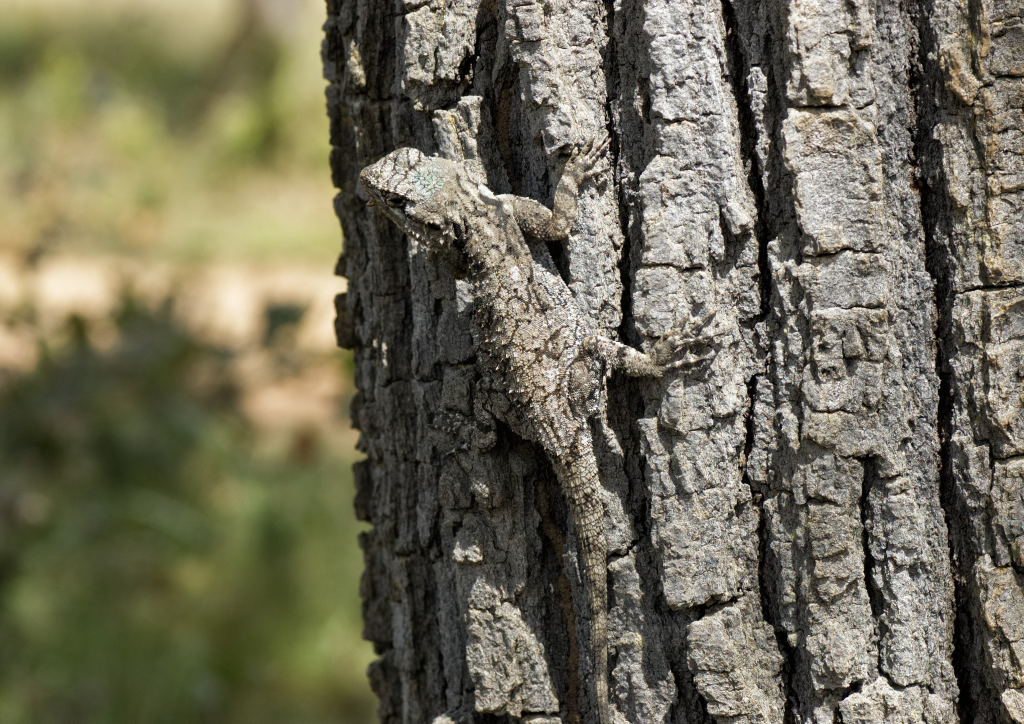
#> input picture data/q4/Q4_Image_1.jpg, 2048 x 1448 px (shown at 1/2 size)
$ python -i solve.py   (imports and definitions only)   (older library calls are emulated)
#> lines starting #> are read from the running program, lines starting #| are printed output that depends on the picture
#> further down, picture is the input picture: shape (1448, 2048, 3); mean B, G, R 88, 107.6, 111.4
import json
import time
from pathlib import Path
from typing import Any as Q4Any
from typing import cast

import cv2
import matplotlib.pyplot as plt
import numpy as np
from scipy import ndimage as ndi
from skimage.feature import local_binary_pattern
from skimage.segmentation import slic

q4_started = time.perf_counter()

DATA = Path("data/q4")
OUT = Path("outputs/q4")
# [1 line not run here, left out]
WORK_SIZE = 1400
BG_PADDING = 1.5
PRIOR_THR = 0.55
RETINEX_SIGMA = 40


def texture_color_features(img):
    lab = cv2.cvtColor(img, cv2.COLOR_BGR2LAB).astype(np.float32) / 255
    gray = cv2.cvtColor(img, cv2.COLOR_BGR2GRAY).astype(np.float32) / 255
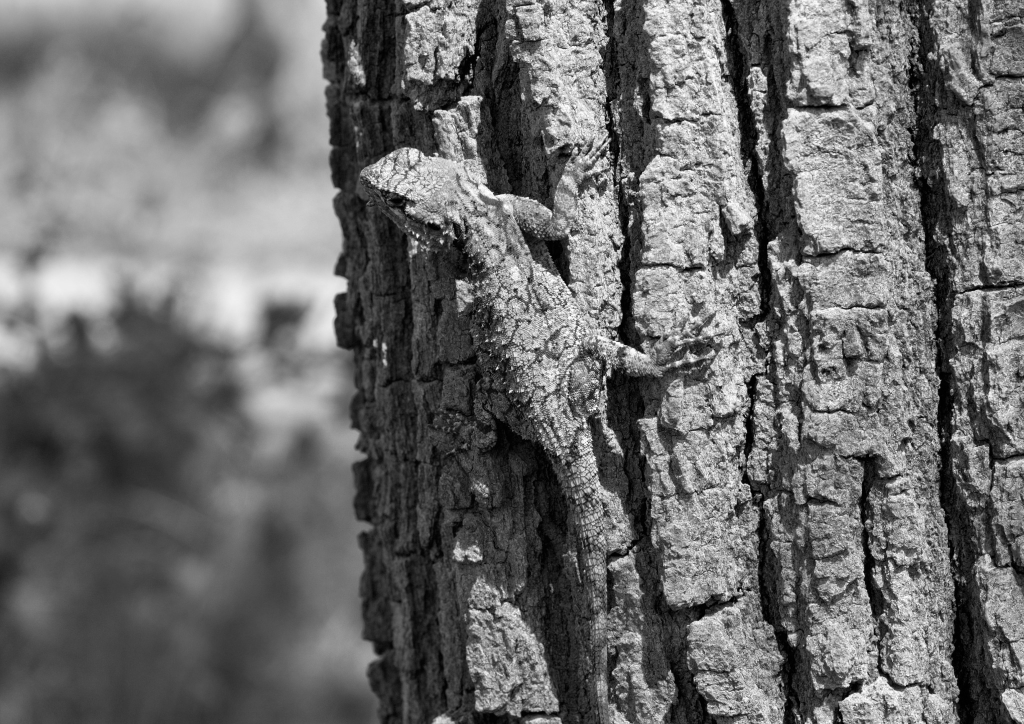
#> gray: shape (1448, 2048) float32 (shown at 1/2 size); min 0, max 1, mean 0.418
    chans = [lab[..., i] for i in range(3)]
#> chans = 3 items
    for ksize, sigma in [(15, 3), (31, 6)]:
        for theta in np.arange(4) * np.pi / 4:
            kern = cv2.getGaborKernel((ksize, ksize), sigma, theta, sigma * 2, 0.5, 0)
            kern -= kern.mean()
            resp = np.abs(cv2.filter2D(gray, cv2.CV_32F, kern))
            chans.append(cv2.GaussianBlur(resp, (0, 0), sigma))
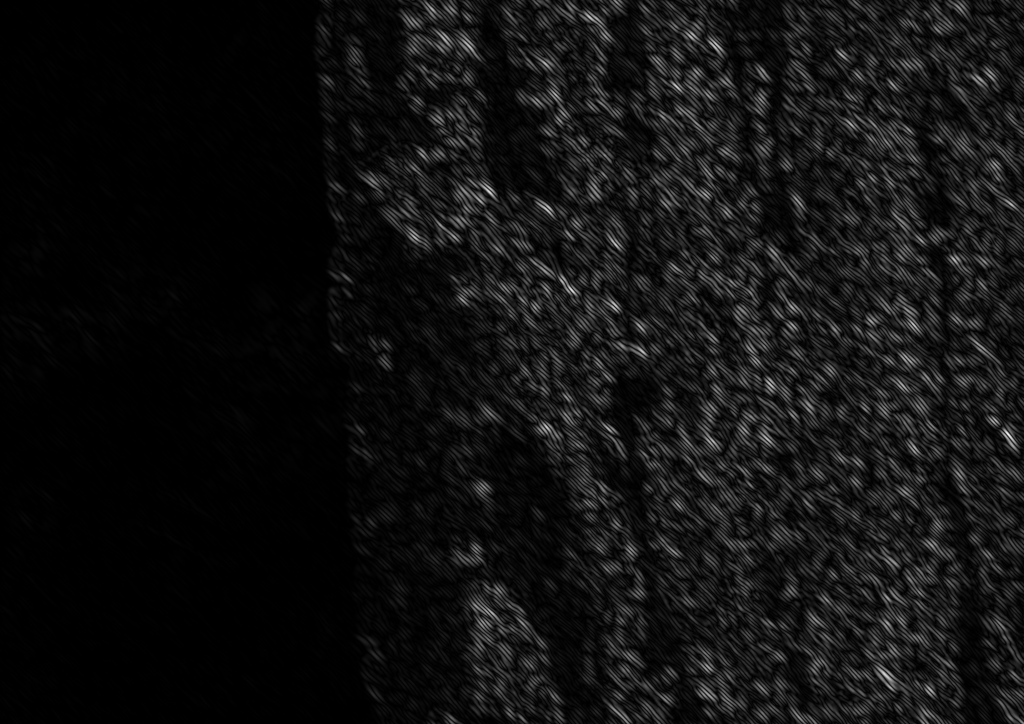
#> resp: shape (1448, 2048) float32 (shown at 1/2 size); min 5.91e-07, max 35.71, mean 2.5; drawn with min black and max white
#> after the loop, chans = 11 items
    lbp = local_binary_pattern((gray * 255).astype(np.uint8), 8, 1.5, "uniform")
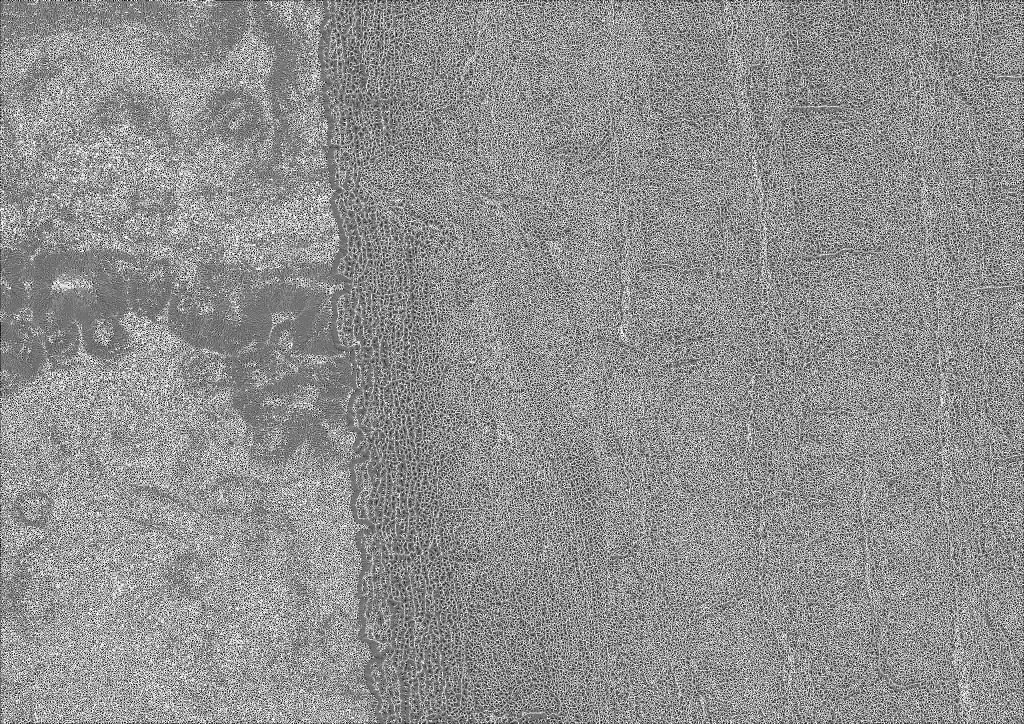
#> lbp: shape (1448, 2048) float64 (shown at 1/2 size); min 0, max 9, mean 5.09; drawn with min black and max white
    return np.stack(chans, -1), lbp


def superpixel_descriptors(img, n_segments=2500):
    feats, lbp = texture_color_features(img)
    sp = slic(
        cv2.cvtColor(img, cv2.COLOR_BGR2RGB),
        n_segments=n_segments,
        compactness=10,
        start_label=0,
    )
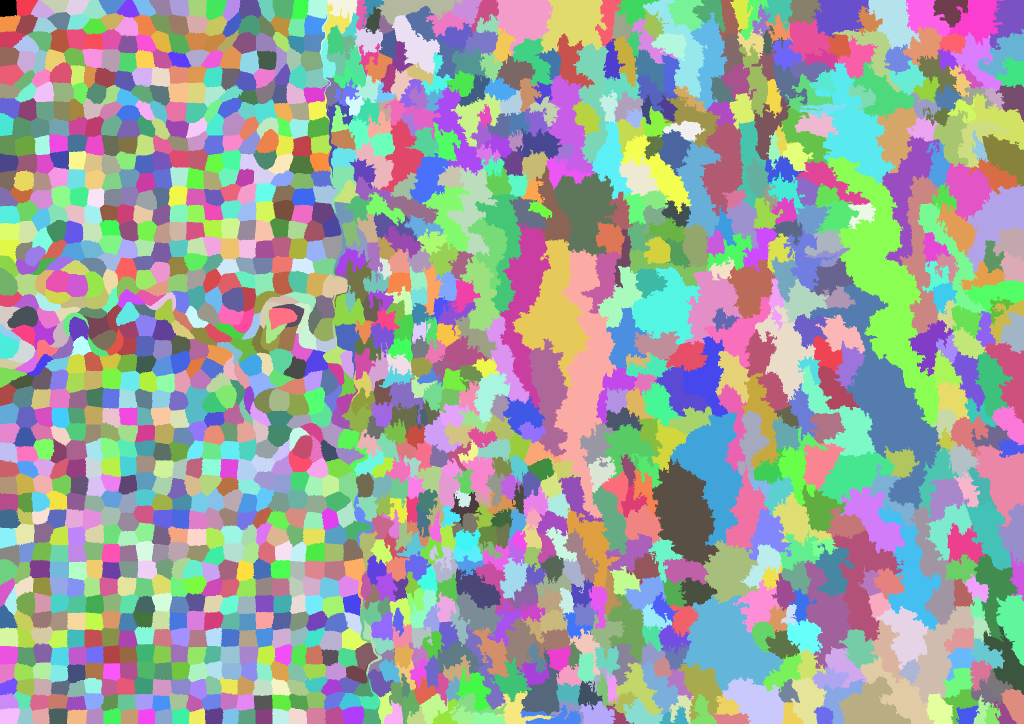
#> sp: shape (1448, 2048) int64 (shown at 1/2 size); 1604 distinct labels, from 0 to 1603; one colour per label, 0 black
    n = sp.max() + 1
#> n = 1604
    flat = sp.ravel()
    count = np.bincount(flat, minlength=n).astype(float)
#> count = 1604 values, max 39413 at index 388, min 580 at index 1495, mean 1848.8

    def mean(values):
        return np.bincount(flat, values.ravel(), n) / count

    desc = [mean(feats[..., c]) for c in range(feats.shape[-1])]
#> desc = 11 items
    desc += [
        np.sqrt(np.maximum(mean(feats[..., c] ** 2) - desc[c] ** 2, 0))
        for c in range(3)
    ]
#> desc = 14 items
    desc += [mean((lbp == b).astype(float)) for b in range(10)]
#> desc = 24 items
    desc = np.stack(desc, 1)
    desc = (desc - desc.mean(0)) / (desc.std(0) + 1e-6)
    yy, xx = np.mgrid[: img.shape[0], : img.shape[1]]
    centers = np.c_[mean(xx), mean(yy)]
#> centers = 1604 pairs, first value 11.71 to 2035.5, second value 10.12 to 1437.4
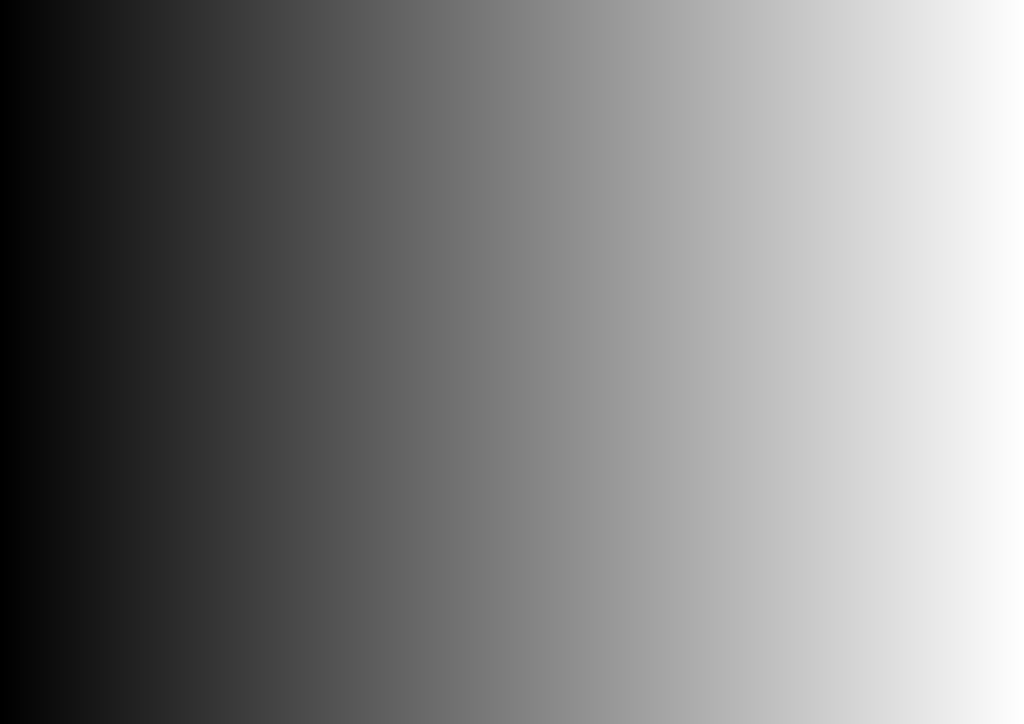
#> xx: shape (1448, 2048) int64 (shown at 1/2 size); min 0, max 2047, mean 1023.5; drawn with min black and max white
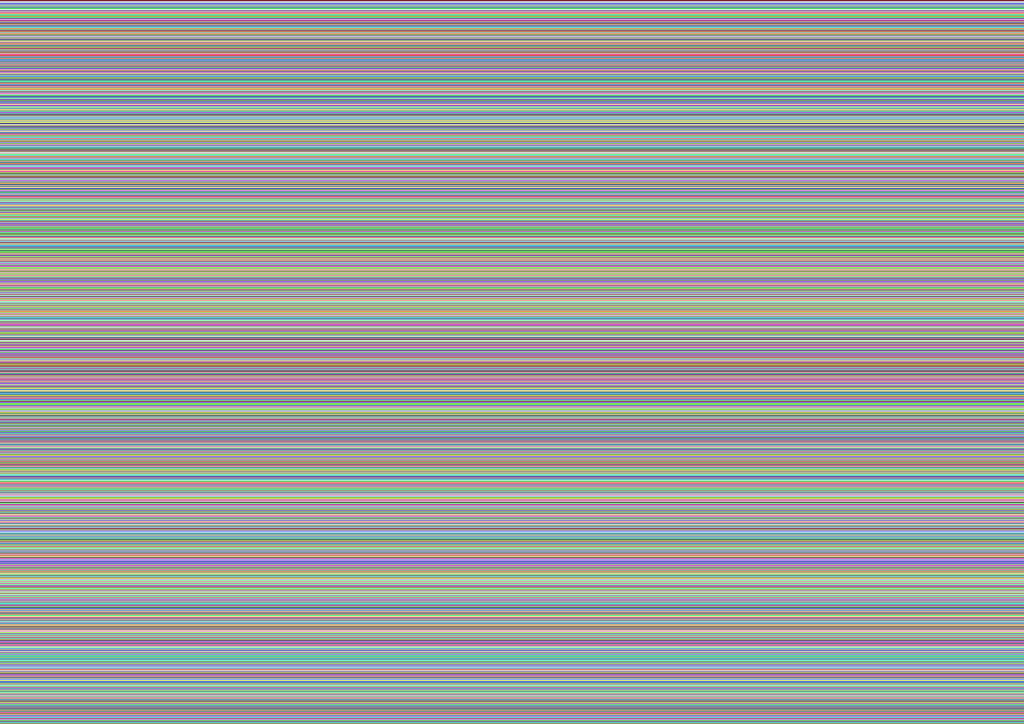
#> yy: shape (1448, 2048) int64 (shown at 1/2 size); 1448 distinct labels, from 0 to 1447; one colour per label, 0 black
    return sp, desc, centers


def knn_dist(query, ref, k=3):
    d2 = ((query[:, None, :] - ref[None, :, :]) ** 2).sum(-1)
    return np.sqrt(np.sort(d2, 1)[:, :k].mean(1))


# [74 lines left out: functions retinex, segment, not called in this run]


# [1 line that did not run here, left out]
results = []
# [19 lines not run here, left out]

# [1 line that did not run here, left out]
# [23 lines not run here, left out]

>>> import cv2
>>> picture = cv2.imread('../data/q4/Q4_Image_1.jpg')
>>> result = superpixel_descriptors(picture)
